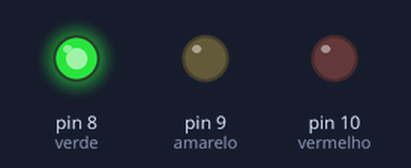
A sketch run on a simulated Arduino Uno, built with avr-gcc and run on an emulated ATmega328P. On the bench: output pins drawn as LEDs (lit = HIGH).

Above: at 2.5 s.
At 6.0 s:
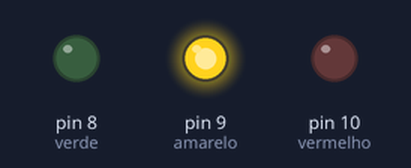
At 9.5 s:
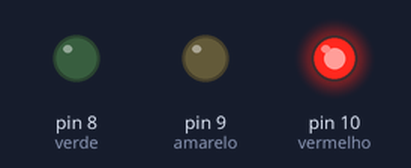
Timing chart, 0 to 15.6 s (numbered marks = the images above):
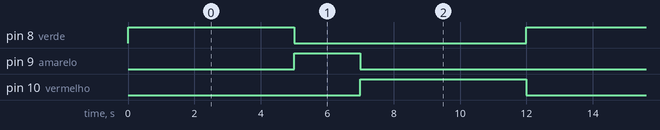

Measured:
- by itself, pin 8 (verde), pin 10 (vermelho): alternates HIGH for 5.0 s and LOW for 7.0 s
- by itself, pin 9 (amarelo): alternates HIGH for 2.0 s and LOW for 10.0 s
- by itself, everything shown: repeats every 12.0 s, in 3 steps

The sketch:

2_SEMAFORO.ino
```cpp
//---Mapeamento de Hardware---//
#define vermelho 10
#define amarelo   9
#define verde     8

//---Função Principal---//
void setup()
{
  pinMode(verde,OUTPUT);
  pinMode(amarelo,OUTPUT);
  pinMode(vermelho,OUTPUT);

  digitalWrite(verde,LOW);
  digitalWrite(amarelo,LOW);
  digitalWrite(vermelho,LOW);
}

//---Loop Infinito---//
void loop()
{
  digitalWrite(verde,HIGH);
  digitalWrite(amarelo,LOW);
  digitalWrite(vermelho,LOW);
  delay(5000);

  digitalWrite(verde,LOW);
  digitalWrite(amarelo,HIGH);
  digitalWrite(vermelho,LOW);
  delay(2000);

  digitalWrite(verde,LOW);
  digitalWrite(amarelo,LOW);
  digitalWrite(vermelho,HIGH);
  delay(5000);

}
```
